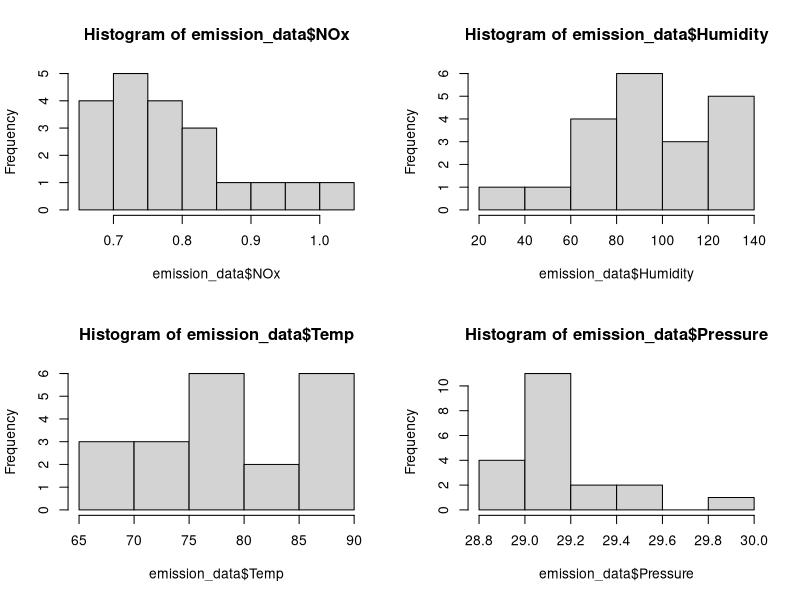
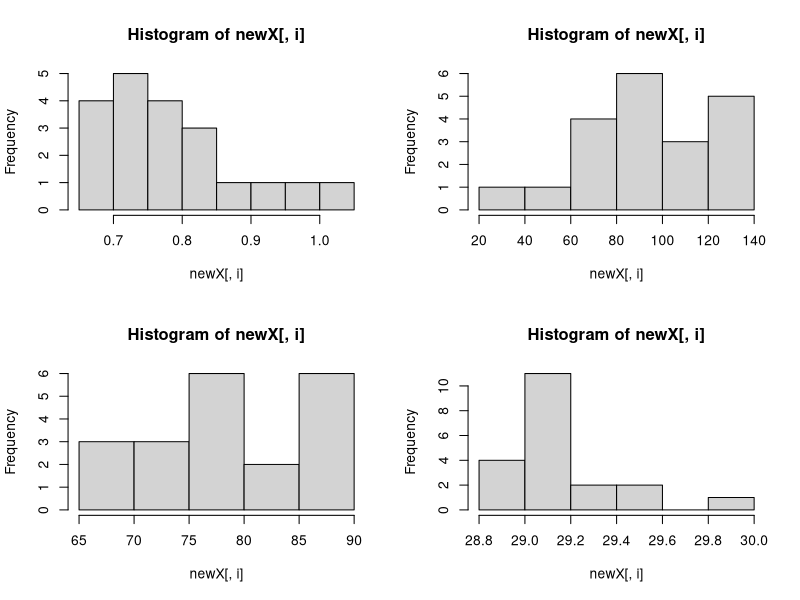
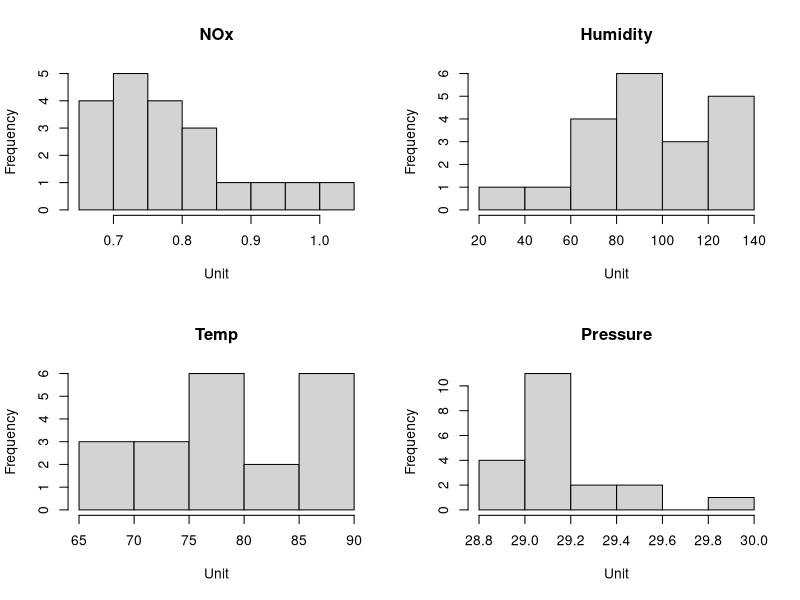
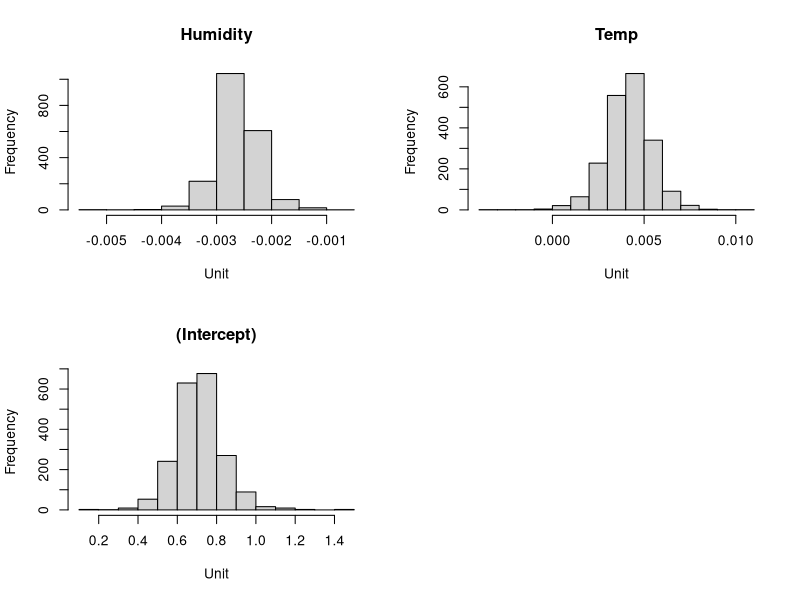

Source code (R) for these figures, in order:
# install.packages("ggplot2") in console to install library


library(ggplot2)
y <- 1
y = 1

# Prefer = to <- when using functions due to scoping rules
?mean
mean(x=2)
mean(x <- 2)

# vectors and matrices
?c # help(c) to see its documentations
z <- c(1,2,3,4)
x <- c(5,6,7,8)
?cbind
m <- cbind(z,x)

#indexing (Starts at 1)
?'['
z[1]
m[1,1]
m[1,]
m[,'x']
z[z>2]

?read.table
emission_data_og <- read.table('emissions.txt', header=T, sep = '\t')
emission_data_og$Obsno

# Let's drop the first column
emission_data <- emission_data_og[,-1]

# Set seed to get deterministic results
set.seed(123)

# a)
?hist
?par

par(mfrow = c(2,2))

hist(emission_data$NOx)
hist(emission_data$Humidity)
hist(emission_data$Temp)
hist(emission_data$Pressure)

?apply #very useful
apply(emission_data, 2, hist) # not that pretty

?lapply # same but with lists
var_names <- colnames(emission_data)
var_names
?colnames
sapply(var_names, function(x) hist(emission_data[,x], main = x, xlab = 'Unit'))

# all vars seem to be non-normal (Skewness, general asymmetry)

# b)
# y = w^Tx
?lm #fitting linear models
# ~ symbol means the prev is response variable and subsequent vars are explanatory vars
model_b <- lm(NOx ~ Humidity + Temp + Pressure, data = emission_data)
lm(NOx ~ .,data = emission_data) #shorthand for above

# Useful function all around
?summary
summary(model_b)

# Elements of model summary
# Residuals: certain stats of estimated residuals

# Coefficients:
# estimate: the least squares (LS) estimates for explanatory vars and the intercept
# standard error: Estimate for the standard deviations of the LS estimator
# t value: Parametric t-test for the hypothesis: H_0: beta_i = 0 H_1: beta_i != 0
# Is reasonable if the residuals are normally distributed
# Pr(>|t|): Associated two-tailed p-value

# Residual standard error: Estimate for the residuals standard deviation
# Multiple R-Squared: Coefficient of Determination
# Adjusted R-squared: COeff.of Deter. adjusted for model degrees of freedom (num of explanatory vars)
# F-stats: A parametric test for the entire model against a base model that only has the intercept
# Test is: H_(): beta_i = 0 for all i (excluding the intercept) H_1: beta_i != 0 for some i
# is reasonable if residuals are normally distributed

# c)
summary(model_b)$r.squared

# Calculate R^2 by hand 
# total sum of squares
SST <- sum((emission_data$NOx - mean(emission_data$NOx))^2)
# error sum of squares 
SSE <- sum(resid(model_b)^2)
# R^2 (R^2 is coefficient of determination) = 1 - SSE/SST 
1 - SSE/SST # The proportion of variation that can be explained by the model
# model sum of squares
SSM <- sum((fitted(model_b) - mean(emission_data$NOx))^2)
SSE + SSM # SST = SSE + SSM
SST

# alternatively
r_squared_og <- cor(fitted(model_b), emission_data$NOx)^2
r_squared_og

# d) 
# Permutation test: H_0: beta_i = 0, H_1: beta_i != 0
# High level idea: Permute the values of a given explanatory variable. This breaks the dependency structure
# Using many different permutations, we can estimate the distribution of R^2 under the null hypothesis
# Then the p-value is the prob. of observing at least as good of an R^2 as that computed from the original data
# under the null hypothesis

# X: Data Matrix, y: Response
fit_helper_d <- function(X,y,perm_var) {
  X[,perm_var] <- sample(X[,perm_var])
  # LS estimate
  beta <- solve(t(X) %*% X) %*% t(X) %*% y
  # fitted values
  y_hat <- X %*% beta
  # R^2
  cor(y_hat,y)^2
}

perm_replicator_d <- function(n_perm, X, y, var_name) {
  replicate(n_perm, fit_helper_d(X,y,var_name))
}

n <- nrow(emission_data)
Intercept <- rep(1,n)
X <- cbind(as.matrix(emission_data[,-1]), Intercept)
y <- emission_data$NOx

n_perm <- 2000
alpha <- 0.05

expl_var <- var_names[-1]
r_squares <- sapply(expl_var, function(name) perm_replicator_d(n_perm, X, y, name))

p_values_perm <- apply(r_squares, 2, function(x) sum(x > r_squared_og)/length(x))
p_values_perm
p_values_perm < alpha # The null is rejected for humidity and Temperature

# e)
model_e <- lm(NOx ~ . - Pressure, data = emission_data)
summary(model_e)
summary(model_b)

# f) 
X_f <- X[, -3]

# Residual variance
res_e <- resid(model_e)
res_var <- 1/(n - ncol(X_f)) * sum(res_e^2)
sqrt(res_var)

# Standard deviation of LS estimators
Ls_std <- sqrt(diag(res_var * solve(t(X_f) %*% X_f)))
Ls_std

Ls_std <- Ls_std[c(3,1,2)]

# g) 

confint(model_e, level = 1 - alpha)

#) h)

beta <- coef(model_e)
?qt
beta - qt(1-alpha/2, n - ncol(X_f)) * Ls_std
beta + qt(1-alpha/2, n - ncol(X_f)) * Ls_std

# i) 
# Bootstrapping. The high level idea: Sample with replacement from the original data set and calculate bootstrap estimate
# of the statistic of interest (in the case LS estimate). Using many bootstrap samples, we can estimate the true sampling
# distribution of the statistic

fit_helper_i <- function(X,y) {
  # Sample with replacement
  inds <- sample(1:nrow(X), replace = T)
  X <- X[inds,]
  y <- y[inds]
  # Bootstrap LS estimate
  solve((t(X) %*% X)) %*% t(X) %*% y
}

n_boot <- 2000

boot_samples <- replicate(n_boot, fit_helper_i(X_f,y), simplify = 'matrix')
boot_samples <- cbind(boot_samples, beta[c(2,3,1)])
apply(boot_samples, 1, function(x) quantile(x, probs = c(alpha/2, 1- alpha/2, 1-alpha/2)))

par(mfrow = c(2,2))
var_names <- rownames(boot_samples)
sapply(var_names, function(x) hist(boot_samples[x,], main =x, xlab = 'Unit'))

# For HW
?plot
?abline

